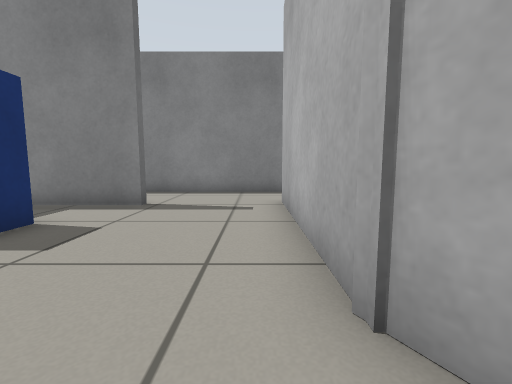
view 1 (above)

16 first-person views from a walk through a Gazebo world. The camera is 0.5 m above the floor, tilts 6° down and sees 90° across. The lines on the ground mark 1 m squares. The floor is counted in squares, 0.5 m on a side. Each view is taken from the middle of a square. On the plan, view 1 faces up. The plan holds only what a view shows up to about 11 squares ahead; the rest is blank. Robots are left out. Simple patterns stand in for the simulator's built-in surfaces. Some stock models are drawn as simple stand-ins.

view 2
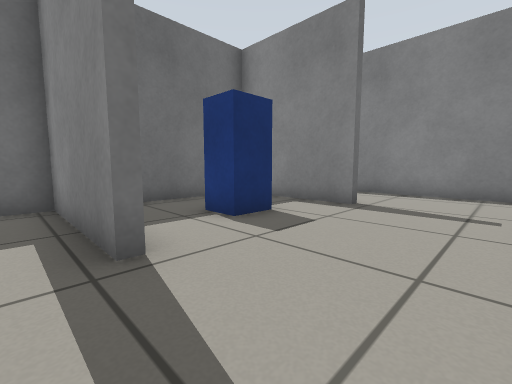

view 3
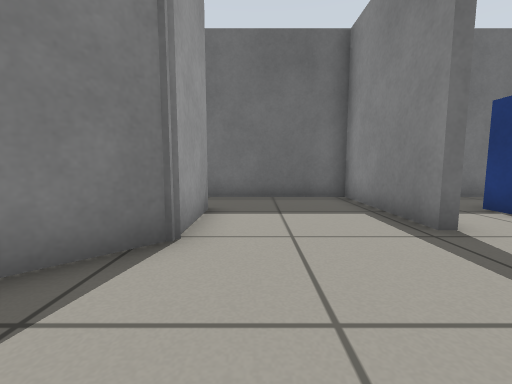

view 4
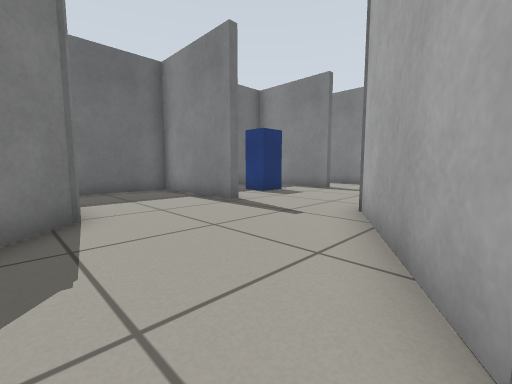

view 5
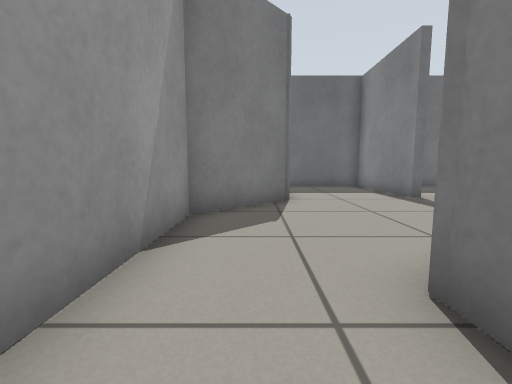

view 6
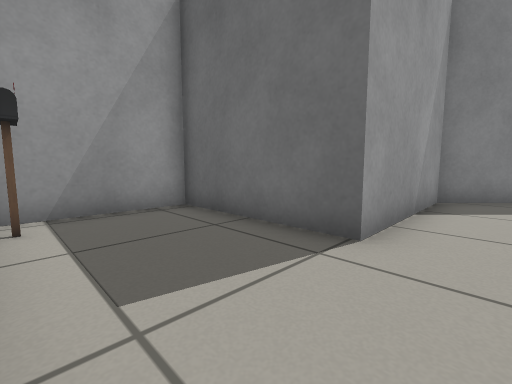

view 7
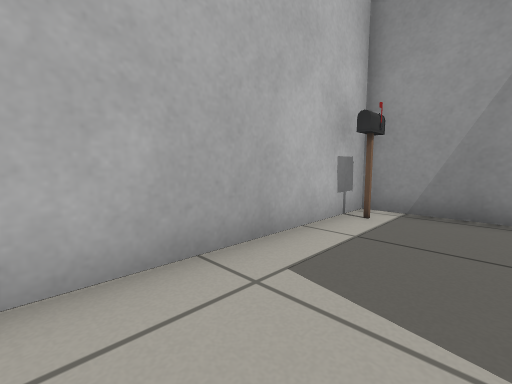

view 8
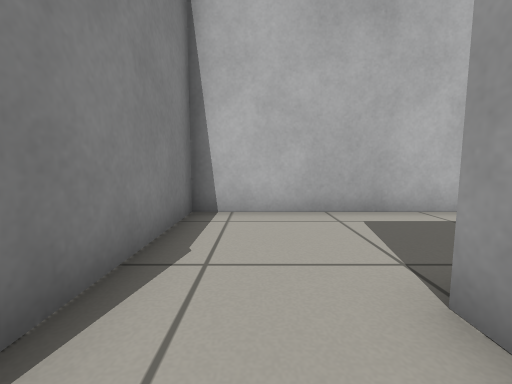

view 9
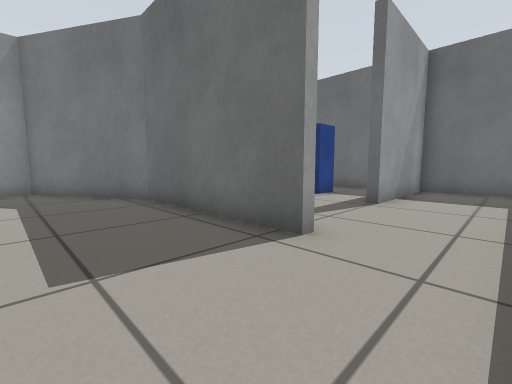

view 10
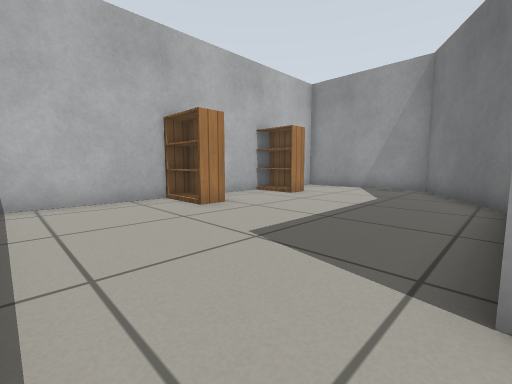

view 11
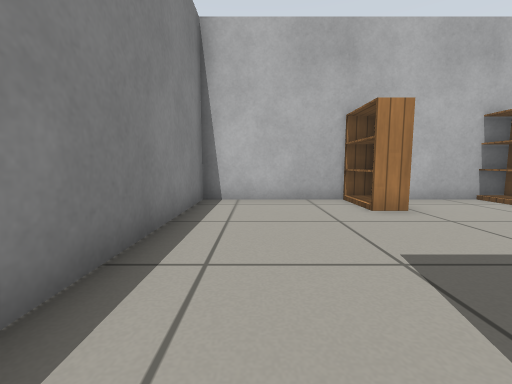

view 12
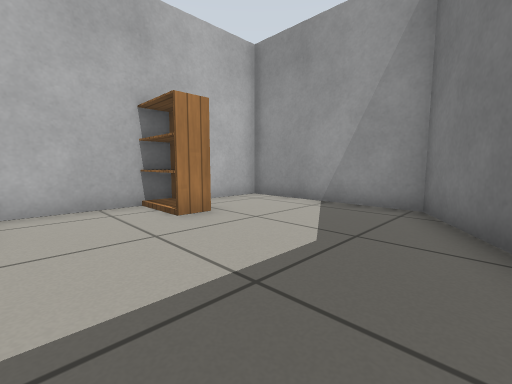

view 13
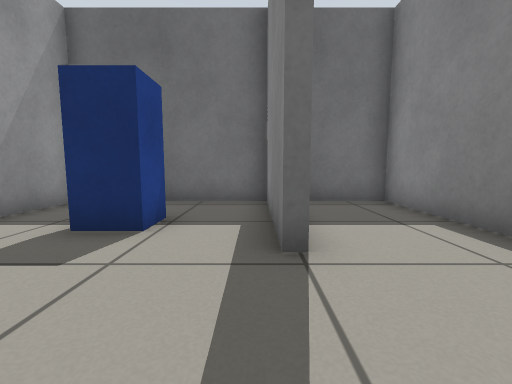

view 14
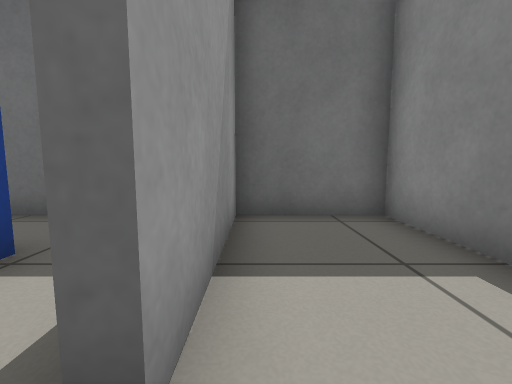

view 15
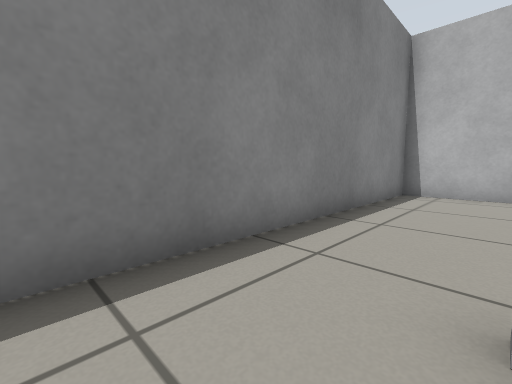

view 16
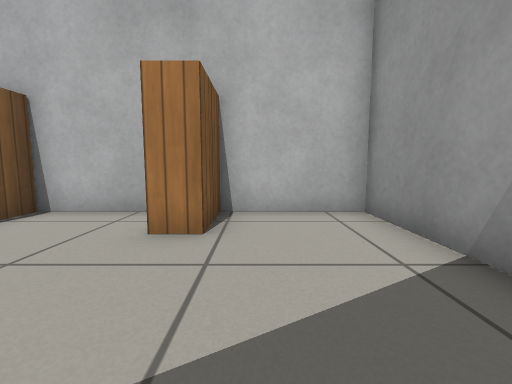

### Floor plan
Points are (right, up) in squares from view 1. A wall is a line through its corners. A room is listed if a view was taken in it or the views show most of it. See-through windows are left out.
Room 1 (views 1, 2, 3)
walls: (-2.4, -3.1) (-1.3, -4.1); (2.6, -1.8) (0.7, 1.5)
ways out: opening at (0.5, -3) to room 2; opening at (-1, 1) to room 4; opening at (-3.5, -1) to room 6
Room 2 (views 4, 5, 6, 7, 8)
walls: (-1.3, -4.1) (-0.1, -5.3) (4.7, -5.3) (4.7, -9.9) (8.4, -9.9) (8.4, -2.6) (3.1, -2.6) (2.6, -1.8)
ways out: opening at (0.5, -3) to room 1
objects: postbox (8, -9)
Room 3 (views 9, 10, 11, 12, 16)
walls: (0.7, 6.9) (1, 6.9) (1, 1.6) (3.3, -2.3) (8.4, -2.3) (8.4, 9.5) (0.5, 9.5)
ways out: opening at (1, 8) to room 5
objects: bookshelf (7, 1) to (8, 1); bookshelf (7, 5) to (8, 5)
Room 4 (view 13)
walls: (-2.7, 6.3) (-7, 6.3) (-7, 2.1); (0.7, 1.5) (0.7, 6.9); (-6.6, 1.1) (-4.7, 1.1)
ways out: opening at (-1, 1) to room 1; opening at (-1, 6) to room 5
objects: postbox (-5, 3) to (-4, 4)
Room 5 (views 14, 15)
walls: (0.5, 9.5) (-7, 9.5) (-7, 6.6) (-2.7, 6.6)
ways out: opening at (1, 8) to room 3; opening at (-1, 6) to room 4
Room 6 (no view inside)
walls: (-4.9, -3.1) (-2.4, -3.1); (-2.7, 0.8) (-7, 0.8) (-7, -2.5)
ways out: opening at (-3.5, -1) to room 1; opening at (-5.5, -3)

Where each view was taken, in squares from view 1:
view 1: 0 up, 0 right, facing up
view 2: 0 up, 0 right, facing up-left
view 3: 2 down, 1 right, facing left
view 4: 4 down, 3 right, facing up-left
view 5: 4 down, 5 right, facing left
view 6: 4 down, 8 right, facing down-left
view 7: 4 down, 6 right, facing down-right
view 8: 4 down, 3 right, facing right
view 9: 9 up, 4 right, facing down-left
view 10: 9 up, 1 right, facing down-right
view 11: 8 up, 1 right, facing right
view 12: 4 up, 2 right, facing down-right
view 13: 6 up, 0 right, facing left
view 14: 7 up, 2 left, facing left
view 15: 7 up, 1 left, facing up-right
view 16: 0 up, 3 right, facing right
